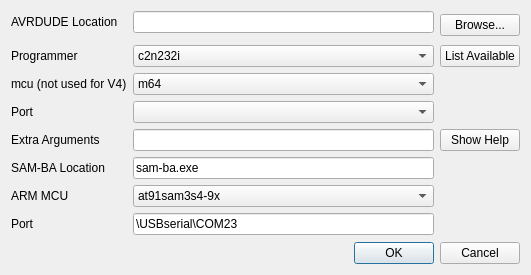
<?xml version="1.0" encoding="UTF-8"?>
<ui version="4.0">
 <class>burnConfigDialog</class>
 <widget class="QDialog" name="burnConfigDialog">
  <property name="geometry">
   <rect>
    <x>0</x>
    <y>0</y>
    <width>531</width>
    <height>275</height>
   </rect>
  </property>
  <property name="sizePolicy">
   <sizepolicy hsizetype="MinimumExpanding" vsizetype="Preferred">
    <horstretch>0</horstretch>
    <verstretch>0</verstretch>
   </sizepolicy>
  </property>
  <property name="minimumSize">
   <size>
    <width>531</width>
    <height>0</height>
   </size>
  </property>
  <property name="windowTitle">
   <string> Configuration AVRDUDE / SAM-BA</string>
  </property>
  <property name="windowIcon">
   <iconset resource="companion9x.qrc">
    <normaloff>:/images/configure.png</normaloff>:/images/configure.png</iconset>
  </property>
  <layout class="QGridLayout" name="gridLayout_2">
   <item row="2" column="0">
    <widget class="QDialogButtonBox" name="buttonBox">
     <property name="orientation">
      <enum>Qt::Horizontal</enum>
     </property>
     <property name="standardButtons">
      <set>QDialogButtonBox::Cancel|QDialogButtonBox::Ok</set>
     </property>
     <property name="centerButtons">
      <bool>false</bool>
     </property>
    </widget>
   </item>
   <item row="0" column="0">
    <layout class="QGridLayout" name="gridLayout">
     <item row="0" column="2">
      <widget class="QLineEdit" name="avrdude_location">
       <property name="toolTip">
        <string>Location of AVRDUDE executable</string>
       </property>
       <property name="whatsThis">
        <string>The location of the AVRDUDE executable.</string>
       </property>
       <property name="text">
        <string notr="true"/>
       </property>
      </widget>
     </item>
     <item row="0" column="4" rowspan="2">
      <widget class="QPushButton" name="pushButton">
       <property name="whatsThis">
        <string>Use this button to browse and look for the AVRDUDE executable file.</string>
       </property>
       <property name="text">
        <string>Browse...</string>
       </property>
      </widget>
     </item>
     <item row="2" column="0">
      <widget class="QLabel" name="label_av2">
       <property name="text">
        <string>Programmer</string>
       </property>
       <property name="alignment">
        <set>Qt::AlignLeading|Qt::AlignLeft|Qt::AlignVCenter</set>
       </property>
      </widget>
     </item>
     <item row="2" column="2">
      <widget class="QComboBox" name="avrdude_programmer">
       <property name="whatsThis">
        <string>Programmer used for communicating with the controller.
Please consult the programmer's documentation and the AVRDUDE documentation to select the appropriate programmer.</string>
       </property>
       <property name="insertPolicy">
        <enum>QComboBox::InsertAlphabetically</enum>
       </property>
       <item>
        <property name="text">
         <string notr="true">c2n232i</string>
        </property>
       </item>
       <item>
        <property name="text">
         <string notr="true">dasa3</string>
        </property>
       </item>
       <item>
        <property name="text">
         <string notr="true">dasa</string>
        </property>
       </item>
       <item>
        <property name="text">
         <string notr="true">siprog</string>
        </property>
       </item>
       <item>
        <property name="text">
         <string notr="true">ponyser</string>
        </property>
       </item>
       <item>
        <property name="text">
         <string notr="true">89isp</string>
        </property>
       </item>
       <item>
        <property name="text">
         <string notr="true">frank-stk200</string>
        </property>
       </item>
       <item>
        <property name="text">
         <string notr="true">blaster</string>
        </property>
       </item>
       <item>
        <property name="text">
         <string notr="true">ere-isp-avr</string>
        </property>
       </item>
       <item>
        <property name="text">
         <string notr="true">atisp</string>
        </property>
       </item>
       <item>
        <property name="text">
         <string notr="true">dapa</string>
        </property>
       </item>
       <item>
        <property name="text">
         <string notr="true">xil</string>
        </property>
       </item>
       <item>
        <property name="text">
         <string notr="true">futurlec</string>
        </property>
       </item>
       <item>
        <property name="text">
         <string notr="true">abcmini</string>
        </property>
       </item>
       <item>
        <property name="text">
         <string notr="true">picoweb</string>
        </property>
       </item>
       <item>
        <property name="text">
         <string notr="true">sp12</string>
        </property>
       </item>
       <item>
        <property name="text">
         <string notr="true">alf</string>
        </property>
       </item>
       <item>
        <property name="text">
         <string notr="true">bascom</string>
        </property>
       </item>
       <item>
        <property name="text">
         <string notr="true">dt006</string>
        </property>
       </item>
       <item>
        <property name="text">
         <string notr="true">pony-stk200</string>
        </property>
       </item>
       <item>
        <property name="text">
         <string notr="true">stk200</string>
        </property>
       </item>
       <item>
        <property name="text">
         <string notr="true">bsd</string>
        </property>
       </item>
       <item>
        <property name="text">
         <string notr="true">pavr</string>
        </property>
       </item>
       <item>
        <property name="text">
         <string notr="true">dragon_pdi</string>
        </property>
       </item>
       <item>
        <property name="text">
         <string notr="true">dragon_dw</string>
        </property>
       </item>
       <item>
        <property name="text">
         <string notr="true">dragon_hvsp</string>
        </property>
       </item>
       <item>
        <property name="text">
         <string notr="true">dragon_pp</string>
        </property>
       </item>
       <item>
        <property name="text">
         <string notr="true">dragon_isp</string>
        </property>
       </item>
       <item>
        <property name="text">
         <string notr="true">dragon_jtag</string>
        </property>
       </item>
       <item>
        <property name="text">
         <string notr="true">jtag2pdi</string>
        </property>
       </item>
       <item>
        <property name="text">
         <string notr="true">jtag2avr32</string>
        </property>
       </item>
       <item>
        <property name="text">
         <string notr="true">jtagmkII_avr32</string>
        </property>
       </item>
       <item>
        <property name="text">
         <string notr="true">jtag2dw</string>
        </property>
       </item>
       <item>
        <property name="text">
         <string notr="true">jtag2isp</string>
        </property>
       </item>
       <item>
        <property name="text">
         <string notr="true">jtag2</string>
        </property>
       </item>
       <item>
        <property name="text">
         <string notr="true">jtag2fast</string>
        </property>
       </item>
       <item>
        <property name="text">
         <string notr="true">jtag2slow</string>
        </property>
       </item>
       <item>
        <property name="text">
         <string notr="true">jtagmkII</string>
        </property>
       </item>
       <item>
        <property name="text">
         <string notr="true">jtag1slow</string>
        </property>
       </item>
       <item>
        <property name="text">
         <string notr="true">jtag1</string>
        </property>
       </item>
       <item>
        <property name="text">
         <string notr="true">jtagmkI</string>
        </property>
       </item>
       <item>
        <property name="text">
         <string notr="true">avr911</string>
        </property>
       </item>
       <item>
        <property name="text">
         <string notr="true">avr109</string>
        </property>
       </item>
       <item>
        <property name="text">
         <string notr="true">butterfly</string>
        </property>
       </item>
       <item>
        <property name="text">
         <string notr="true">usbtiny</string>
        </property>
       </item>
       <item>
        <property name="text">
         <string notr="true">usbasp</string>
        </property>
       </item>
       <item>
        <property name="text">
         <string notr="true">avr910</string>
        </property>
       </item>
       <item>
        <property name="text">
         <string notr="true">stk600hvsp</string>
        </property>
       </item>
       <item>
        <property name="text">
         <string notr="true">stk600pp</string>
        </property>
       </item>
       <item>
        <property name="text">
         <string notr="true">stk600</string>
        </property>
       </item>
       <item>
        <property name="text">
         <string notr="true">stk500hvsp</string>
        </property>
       </item>
       <item>
        <property name="text">
         <string notr="true">stk500pp</string>
        </property>
       </item>
       <item>
        <property name="text">
         <string notr="true">stk500v2</string>
        </property>
       </item>
       <item>
        <property name="text">
         <string notr="true">mib510</string>
        </property>
       </item>
       <item>
        <property name="text">
         <string notr="true">stk500v1</string>
        </property>
       </item>
       <item>
        <property name="text">
         <string notr="true">stk500</string>
        </property>
       </item>
       <item>
        <property name="text">
         <string notr="true">buspirate</string>
        </property>
       </item>
       <item>
        <property name="text">
         <string notr="true">avrisp2</string>
        </property>
       </item>
       <item>
        <property name="text">
         <string notr="true">avrispmkII</string>
        </property>
       </item>
       <item>
        <property name="text">
         <string notr="true">avrispv2</string>
        </property>
       </item>
       <item>
        <property name="text">
         <string notr="true">avrisp</string>
        </property>
       </item>
       <item>
        <property name="text">
         <string notr="true">arduino</string>
        </property>
       </item>
      </widget>
     </item>
     <item row="2" column="4">
      <widget class="QPushButton" name="pushButton_3">
       <property name="whatsThis">
        <string>List all available programmers.</string>
       </property>
       <property name="text">
        <string>List Available</string>
       </property>
      </widget>
     </item>
     <item row="5" column="2">
      <widget class="QLineEdit" name="avrArgs">
       <property name="toolTip">
        <string>Extra arguments that will be passed to AVRDUDE on every call</string>
       </property>
       <property name="whatsThis">
        <string>Extra arguments used in AVRDUDE.
This can be used for providing extra information to AVRDUDE.

Please only use this if you know what you are doing.  There are no error checks and you could cripple your controller.</string>
       </property>
       <property name="text">
        <string notr="true"/>
       </property>
      </widget>
     </item>
     <item row="5" column="0">
      <widget class="QLabel" name="label_av5">
       <property name="text">
        <string>Extra Arguments</string>
       </property>
       <property name="alignment">
        <set>Qt::AlignLeading|Qt::AlignLeft|Qt::AlignVCenter</set>
       </property>
      </widget>
     </item>
     <item row="5" column="4">
      <widget class="QPushButton" name="pushButton_4">
       <property name="whatsThis">
        <string>Show AVRDUDE help</string>
       </property>
       <property name="text">
        <string>Show Help</string>
       </property>
      </widget>
     </item>
     <item row="4" column="2">
      <widget class="QComboBox" name="avrdude_port">
       <property name="whatsThis">
        <string>Communication port to the programmer.
</string>
       </property>
       <item>
        <property name="text">
         <string notr="true"/>
        </property>
       </item>
       <item>
        <property name="text">
         <string notr="true">usb</string>
        </property>
       </item>
       <item>
        <property name="text">
         <string notr="true">com1</string>
        </property>
       </item>
       <item>
        <property name="text">
         <string notr="true">com2</string>
        </property>
       </item>
       <item>
        <property name="text">
         <string notr="true">com3</string>
        </property>
       </item>
       <item>
        <property name="text">
         <string notr="true">com4</string>
        </property>
       </item>
       <item>
        <property name="text">
         <string notr="true">lpt1</string>
        </property>
       </item>
       <item>
        <property name="text">
         <string notr="true">lpt2</string>
        </property>
       </item>
       <item>
        <property name="text">
         <string notr="true">lpt3</string>
        </property>
       </item>
       <item>
        <property name="text">
         <string notr="true">lpt4</string>
        </property>
       </item>
       <item>
        <property name="text">
         <string>avrdoper</string>
        </property>
       </item>
      </widget>
     </item>
     <item row="4" column="0">
      <widget class="QLabel" name="label_av4">
       <property name="text">
        <string>Port</string>
       </property>
       <property name="alignment">
        <set>Qt::AlignLeading|Qt::AlignLeft|Qt::AlignVCenter</set>
       </property>
      </widget>
     </item>
     <item row="0" column="0">
      <widget class="QLabel" name="label_av1">
       <property name="text">
        <string>AVRDUDE Location</string>
       </property>
       <property name="alignment">
        <set>Qt::AlignLeading|Qt::AlignLeft|Qt::AlignVCenter</set>
       </property>
      </widget>
     </item>
     <item row="3" column="0">
      <widget class="QLabel" name="label_av3">
       <property name="text">
        <string>mcu (not used for V4)</string>
       </property>
       <property name="alignment">
        <set>Qt::AlignLeading|Qt::AlignLeft|Qt::AlignVCenter</set>
       </property>
      </widget>
     </item>
     <item row="3" column="2">
      <widget class="QComboBox" name="avrdude_mcu">
       <property name="toolTip">
        <string>CPU of your TX</string>
       </property>
       <property name="whatsThis">
        <string>CPU present on your 9x radio
Should be m64 for stock radios
m2560 for v4.1 boards</string>
       </property>
       <property name="insertPolicy">
        <enum>QComboBox::InsertAlphabetically</enum>
       </property>
       <item>
        <property name="text">
         <string>m64</string>
        </property>
       </item>
       <item>
        <property name="text">
         <string>m128</string>
        </property>
       </item>
       <item>
        <property name="text">
         <string>m328p</string>
        </property>
       </item>
       <item>
        <property name="text">
         <string>m2560</string>
        </property>
       </item>
      </widget>
     </item>
     <item row="7" column="2">
      <widget class="QComboBox" name="arm_mcu">
       <property name="toolTip">
        <string>CPU of your TX</string>
       </property>
       <property name="whatsThis">
        <string>CPU present on your 9x radio
Should be m64 for stock radios
m2560 for v4.1 boards</string>
       </property>
       <property name="insertPolicy">
        <enum>QComboBox::InsertAlphabetically</enum>
       </property>
       <item>
        <property name="text">
         <string>at91sam3s4-9x</string>
        </property>
       </item>
      </widget>
     </item>
     <item row="6" column="0">
      <widget class="QLabel" name="label_sb1">
       <property name="text">
        <string>SAM-BA Location</string>
       </property>
       <property name="alignment">
        <set>Qt::AlignLeading|Qt::AlignLeft|Qt::AlignVCenter</set>
       </property>
      </widget>
     </item>
     <item row="6" column="2">
      <widget class="QLineEdit" name="samba_location">
       <property name="toolTip">
        <string>Location of AVRDUDE executable</string>
       </property>
       <property name="whatsThis">
        <string>The location of the AVRDUDE executable.</string>
       </property>
       <property name="text">
        <string notr="true">sam-ba.exe</string>
       </property>
      </widget>
     </item>
     <item row="7" column="0">
      <widget class="QLabel" name="label_sb2">
       <property name="text">
        <string>ARM MCU</string>
       </property>
       <property name="alignment">
        <set>Qt::AlignLeading|Qt::AlignLeft|Qt::AlignVCenter</set>
       </property>
      </widget>
     </item>
     <item row="8" column="0">
      <widget class="QLabel" name="label_sb3">
       <property name="text">
        <string>Port</string>
       </property>
       <property name="alignment">
        <set>Qt::AlignLeading|Qt::AlignLeft|Qt::AlignVCenter</set>
       </property>
      </widget>
     </item>
     <item row="8" column="2">
      <widget class="QLineEdit" name="samba_port">
       <property name="toolTip">
        <string>Location of AVRDUDE executable</string>
       </property>
       <property name="whatsThis">
        <string>The location of the AVRDUDE executable.</string>
       </property>
       <property name="text">
        <string notr="true">\USBserial\COM23</string>
       </property>
      </widget>
     </item>
    </layout>
   </item>
   <item row="1" column="0">
    <spacer name="verticalSpacer">
     <property name="orientation">
      <enum>Qt::Vertical</enum>
     </property>
     <property name="sizeHint" stdset="0">
      <size>
       <width>20</width>
       <height>40</height>
      </size>
     </property>
    </spacer>
   </item>
  </layout>
 </widget>
 <tabstops>
  <tabstop>avrdude_location</tabstop>
  <tabstop>pushButton</tabstop>
  <tabstop>avrdude_programmer</tabstop>
  <tabstop>pushButton_3</tabstop>
  <tabstop>avrdude_mcu</tabstop>
  <tabstop>avrdude_port</tabstop>
  <tabstop>avrArgs</tabstop>
  <tabstop>pushButton_4</tabstop>
  <tabstop>buttonBox</tabstop>
 </tabstops>
 <resources>
  <include location="companion9x.qrc"/>
 </resources>
 <connections>
  <connection>
   <sender>buttonBox</sender>
   <signal>rejected()</signal>
   <receiver>burnConfigDialog</receiver>
   <slot>reject()</slot>
   <hints>
    <hint type="sourcelabel">
     <x>316</x>
     <y>260</y>
    </hint>
    <hint type="destinationlabel">
     <x>286</x>
     <y>274</y>
    </hint>
   </hints>
  </connection>
  <connection>
   <sender>buttonBox</sender>
   <signal>accepted()</signal>
   <receiver>burnConfigDialog</receiver>
   <slot>accept()</slot>
   <hints>
    <hint type="sourcelabel">
     <x>248</x>
     <y>254</y>
    </hint>
    <hint type="destinationlabel">
     <x>157</x>
     <y>274</y>
    </hint>
   </hints>
  </connection>
 </connections>
</ui>
